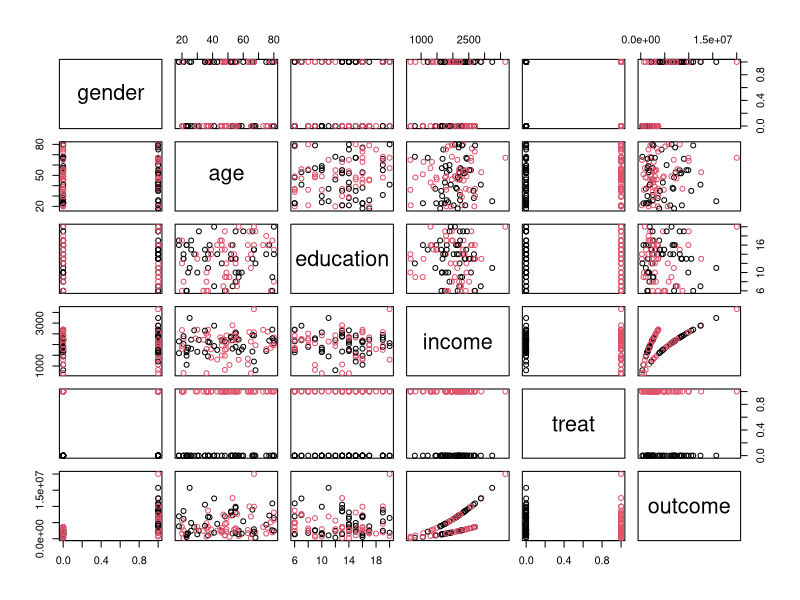
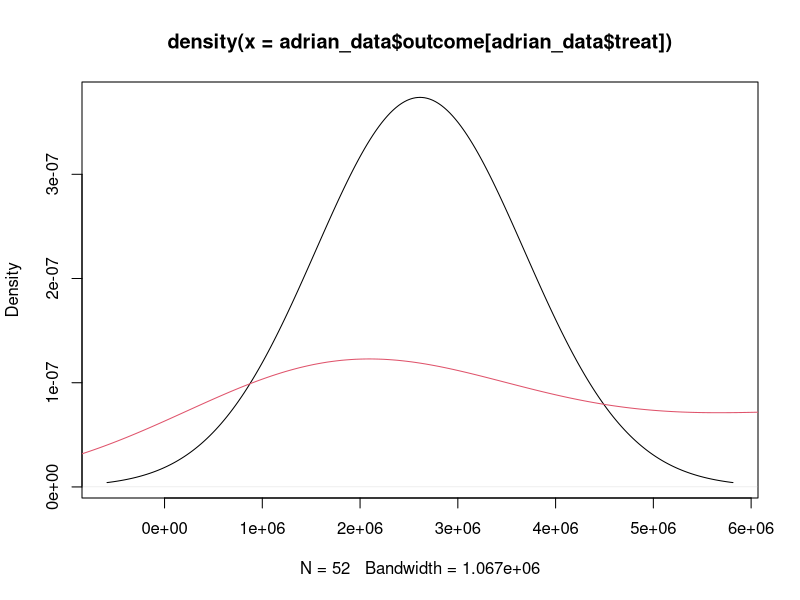

R code for these plots, in order:
## ---- chunk 1

set.seed(100)
gender <- rbinom(100,1,.5)
age <- sample(18:80, 100, replace = TRUE, prob = rnorm(63, .5, .2))
education <- sample(6:20, 100, replace = TRUE, prob = rnorm(15, .5, .2))
treat <- rbinom(100,1,.5)
income <- rnorm(100, 2000, 500)
outcome <- 200*age + (income^2)*(gender+.5) + education^2/(treat+1)

adrian_data <- data.frame(gender, age, education, income, treat, outcome)
plot(adrian_data, col=treat+1)

plot(density(adrian_data$outcome[adrian_data$treat]))
lines(density(adrian_data$outcome[adrian_data$treat == 0]), col=2)
library(foreign)
write.csv(adrian_data, file="adrian_data.csv")
write.dta(adrian_data, file="adrian_data.dta")

